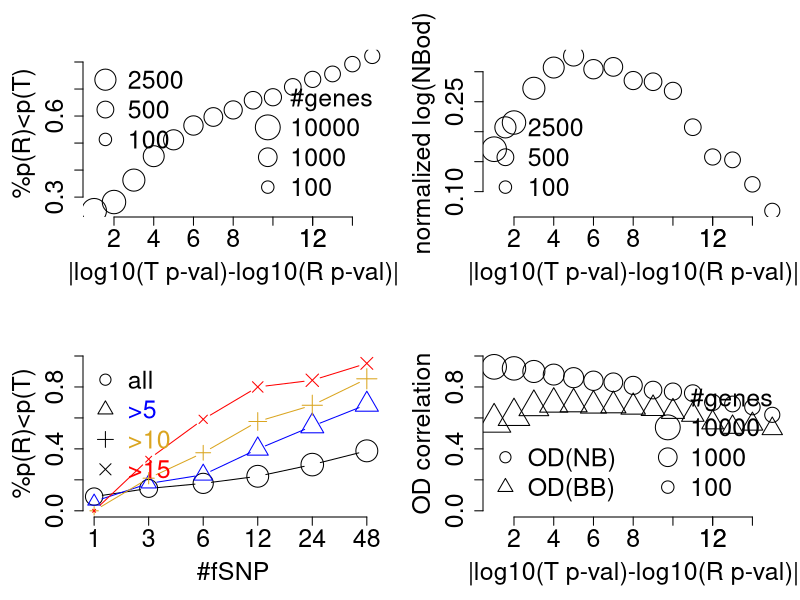
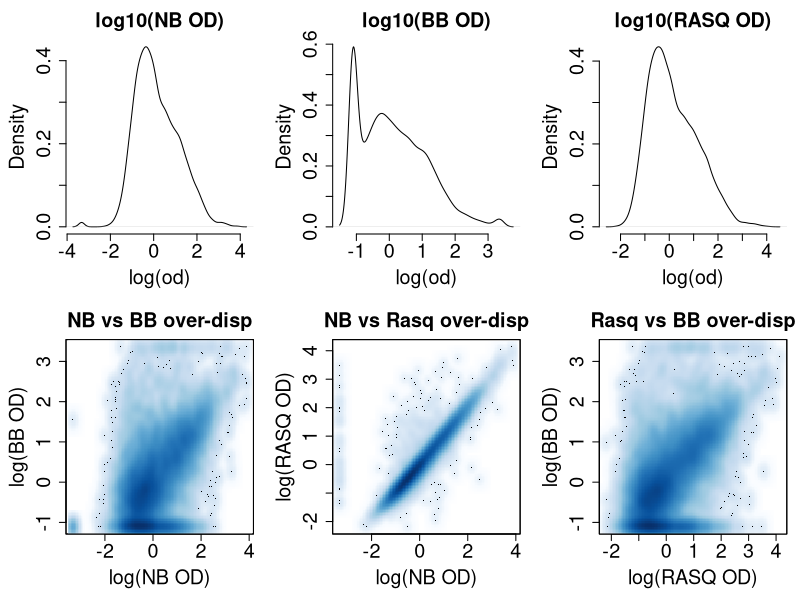
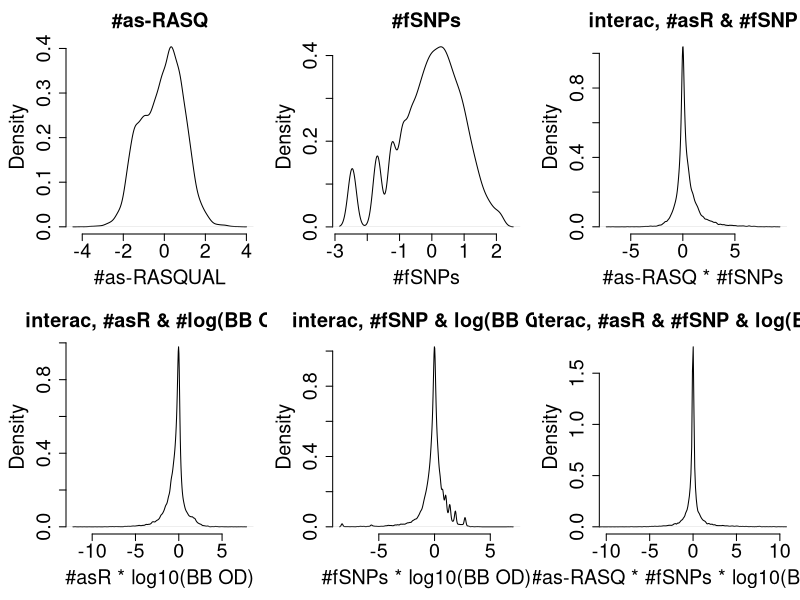
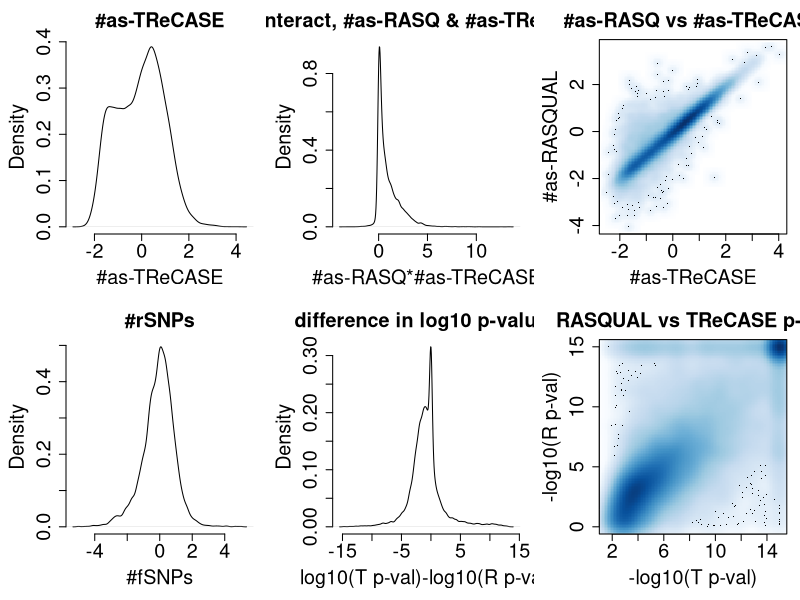
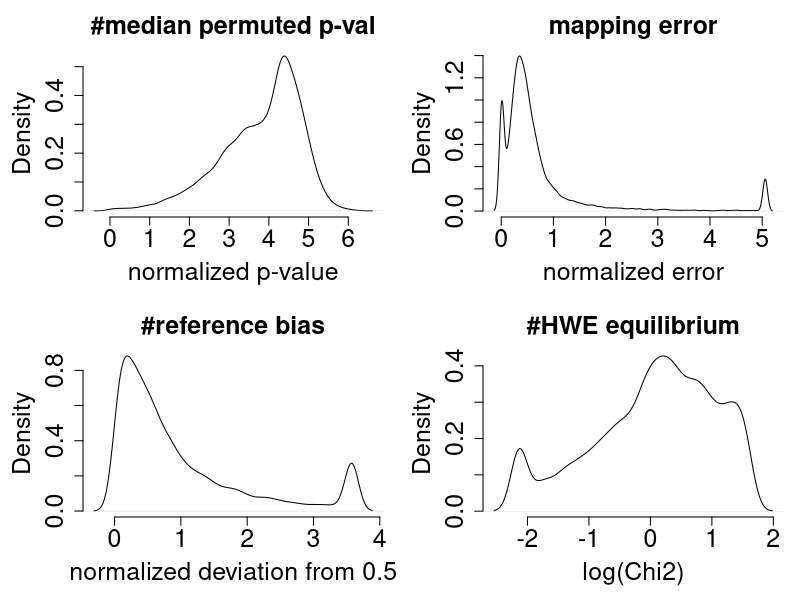

Here is the R script that generated these plots, in order:
## ---- chunk 1
rasq = read.csv("linear_model_cov.csv")
rasq = rasq[!is.na(rasq$pvalT),]
rasq$qvalR = 10^rasq$qval
rasq$qvalT[rasq$qvalT<1e-100] = 1e-100
rasq$qvalR[rasq$qvalR<1e-100] = 1e-100
rasq$pvalT[rasq$pvalT<1e-100] = 1e-100
rasq$pvalR[rasq$pvalR<1e-100] = 1e-100
dim(rasq)

#rasq$rnlt = -log10(rasq$qvalR)
#rasq$tnlt = -log10(rasq$qvalT)
rasq$rnlt = -log10(rasq$pvalR)
rasq$tnlt = -log10(rasq$pvalT)

cent = function(x){
  med = median(x)
  (x-med)
}
norm = function(x){
  sd = sd(x)
  x/sd
}

odNB = rasq$odNB; odNB[odNB<1e-3]=1e-3; odNB[odNB>8]=8; 
odBB = rasq$odBB; odBB[odBB<1e-3]=1e-3; odBB[odBB>8]=8
lodNB = cent(norm(log(odNB))); 
lodBB = cent(norm(log(odBB))); 
lodR = cent(norm(-log(rasq$OD)));



hiR = function(cuts, y){
   kp = abs(y)>cuts
   c(mean(y[kp]>0), sum(kp)) 
}
#show RASQUAL 
GfSNP = rasq$NfSNP
GfSNP[rasq$NfSNP>1]=3
GfSNP[rasq$NfSNP>2]=6
GfSNP[rasq$NfSNP>4]=12
GfSNP[rasq$NfSNP>8]=24
GfSNP[rasq$NfSNP>16]=48
cutoff = 25
rasq$rnlt[rasq$rnlt>cutoff] = cutoff
rasq$tnlt[rasq$tnlt>cutoff] = cutoff
y = rasq$rnlt-rasq$tnlt
z = y>0
kp0 = abs(y)>=0
kp1 = abs(y)>=1
kp5 = abs(y)>=5
kp10 = abs(y)>=10
kp15 = abs(y)>=15

ag0 = aggregate(z[kp0], by=list(GfSNP[kp0]), FUN=mean)
ag1 = aggregate(z[kp1], by=list(GfSNP[kp1]), FUN=mean)
ag5 = aggregate(z[kp5], by=list(GfSNP[kp5]), FUN=mean)
ag10 = aggregate(z[kp10], by=list(GfSNP[kp10]), FUN=mean)
ag15 = aggregate(z[kp15], by=list(GfSNP[kp15]), FUN=mean)

cg0 = aggregate(rep(1,sum(kp0)), by=list(GfSNP[kp0]), FUN=sum)
cg1 = aggregate(rep(1,sum(kp1)), by=list(GfSNP[kp1]), FUN=sum)
cg5 = aggregate(rep(1,sum(kp5)), by=list(GfSNP[kp5]), FUN=sum)
cg10 = aggregate(rep(1,sum(kp10)), by=list(GfSNP[kp10]), FUN=sum)
cg15 = aggregate(rep(1,sum(kp15)), by=list(GfSNP[kp15]), FUN=sum)
ind = 1:15
frR = sapply(ind, hiR, y=y)

numg = cors = cors2 = odnb = rep(0, length(ind))
for(i in ind){
  kpi = abs(y)>i
  numg[i] = sum(kpi)
  cors[i] = round((cor(lodR[kpi], lodNB[kpi])),2)
  cors2[i] = round((cor(lodR[kpi], lodBB[kpi])),2)
  odnb[i] = mean(lodNB[kpi])
}

## ---- chunk 2
cexes = 1.8
par(mfrow=c(2,2))
par(mar=c(5,5,3,1))

plot(ind, frR[1,], xlab="|log10(T p-val)-log10(R p-val)|", ylab="%p(R)<p(T)", 
main="", bty="n", cex.main=cexes, cex.lab=cexes, cex.axis=cexes, cex=log10(frR[2,]))
legend("bottomright", legend=c("#genes", 10^(4:2)), pt.cex=c(1, 4:2), 
       cex=cexes, bty="n", pch=c(NA, 1,1,1))
legend("topleft", legend=c(2500, 500, 100), pt.cex=log10(c(2500, 500, 100)), 
       cex=cexes, bty="n", pch=c(1,1,1))
axis(1, at=c(12), 12, cex.axis=cexes)

plot(ind, odnb, xlab="|log10(T p-val)-log10(R p-val)|", ylab="normalized log(NBod)", 
main="", bty="n", cex.main=cexes, cex.lab=cexes, cex.axis=cexes, cex=log10(frR[2,]))
legend("bottomleft", legend=c(2500, 500, 100), pt.cex=log10(c(2500, 500, 100)), 
       cex=cexes, bty="n", pch=c(1,1,1))
axis(1, at=c(12), 12, cex.axis=cexes)


x = 1:6
plot(x, ag0[,2], ylim=c(0,1), type="b", xlab="#fSNP", ylab="%p(R)<p(T)", 
      main="", bty="n", xaxt="n", cex=log10(cg0[,2]), 
      xlim=c(1,6.1), cex.main=cexes, cex.lab=cexes, cex.axis=cexes)
points(x, ag5[,2], col="blue", type="b", pch=2, cex=log10(cg5[,2]))
points(x, ag10[,2], col="goldenrod", type="b", pch=3, cex=log10(cg10[,2]))
points(x, ag15[,2], col="red", type="b", pch=4, cex=log10(cg15[,2]))
axis(1, at=x, ag0[,1], cex.lab=cexes, cex.axis=cexes)
legend("topleft", legend=c("all",">5", ">10", ">15"), 
text.col=c("black", "blue", "goldenrod", "red"), pch=c(1:4), bty="n", cex=cexes)


plot(ind, cors, cex=log10(numg), pch=1, bty="n", xlab="|log10(T p-val)-log10(R p-val)|", 
ylab="OD correlation", main="", cex.main=cexes, cex.lab=cexes, cex.axis=cexes, ylim=c(0,1))
points(ind, cors2, cex=log10(numg), pch=2)
axis(1, at=c(12), 12, cex.axis=cexes)
legend("bottomleft", c("OD(NB)", "OD(BB)"), bty="n", pch=c(1,2), cex=cexes)
legend("bottomright", legend=c("#genes", 10^(4:2)), 
       pt.cex=c(1, 4:2), cex=cexes, bty="n", pch=c(NA, 1,1,1))

## ---- chunk 3
#prepare covariates

#odNB = rasq$odNB; odNB[odNB<1e-3]=1e-3; odNB[odNB>8]=8; 
#odBB = rasq$odBB; odBB[odBB<1e-3]=1e-3; odBB[odBB>8]=8
#odBBf = odBB==1e-3
#nodNB = cent(norm(odNB))
#nodBB = cent(norm(odBB))
#nodNBB = nodNB*nodBB

NfSNP = rasq$NfSNP;
NfSNP[rasq$NfSNP>=60] = 60;
NfSNP = log(NfSNP)
NfSNP = cent(norm(NfSNP))

NrSNP = rasq$NrSNP;
NrSNP = log(NrSNP)
NrSNP = cent(norm(NrSNP))
NrSNP[NrSNP< -5] = -5
NrSNP[NrSNP> +5] =  5
#hist(NrSNP)

af = rasq$AF
af = norm(af)

hwec2 = rasq$HWEChisq; hwec2[hwec2<1e-2]=1e-2; hwec2[hwec2>30]=30;hwec2=log(hwec2)
hwec2 = norm(hwec2)

derr = rasq$DeltaErr; derr[derr<1e-10]=1e-10; derr[derr>0.01]=0.01
derr = norm(derr)
phib = abs(rasq$PhiBias-.5); phib[phib>.1]=.1
phib = norm(phib)

asT = rasq$asT
asT = cent(norm(log(asT)))

asR = cent(norm(log(rasq$asR)))

cutoff = 15
rasq$rnlt[rasq$rnlt>cutoff] = cutoff
rasq$tnlt[rasq$tnlt>cutoff] = cutoff
y = rasq$rnlt-rasq$tnlt


mpp = rasq$mpp
mpp[mpp<1e-5] = 1e-5
mpp = norm(mpp)

#interactions
i12 = asR*NfSNP
i13 = asR*lodBB
i23 = NfSNP*lodBB
i123 = asR*lodBB*NfSNP
#i123[i123< -10] = -10
#i123[i123>  10] = 10
ia14 = asT*asR
## ---- chunk 4
par(mfrow=c(2,3))
par(mar=c(5,5,3,1))

plot(density(lodNB), bty="n", main="log10(NB OD)", xlab="log(od)", cex.main=cexes, cex.lab=cexes, cex.axis=cexes)
plot(density(lodBB), bty="n", main="log10(BB OD)", xlab="log(od)", cex.main=cexes, cex.lab=cexes, cex.axis=cexes)
plot(density(lodR), bty="n", main="log10(RASQ OD)", xlab="log(od)", cex.main=cexes, cex.lab=cexes, cex.axis=cexes)
smoothScatter(lodNB, lodBB, main="NB vs BB over-disp", xlab="log(NB OD)", ylab="log(BB OD)", cex.main=cexes, cex.lab=cexes, cex.axis=cexes)
smoothScatter(lodNB, lodR, main="NB vs Rasq over-disp", xlab="log(NB OD)", ylab="log(RASQ OD)", cex.main=cexes, cex.lab=cexes, cex.axis=cexes)
smoothScatter(lodR, lodBB, main="Rasq vs BB over-disp", xlab="log(RASQ OD)", ylab="log(BB OD)", cex.main=cexes, cex.lab=cexes, cex.axis=cexes)


## ---- chunk 5
par(mfrow=c(2,3))
par(mar=c(5,5,3,1))

plot(density(asR), bty="n", main="#as-RASQ", xlab="#as-RASQUAL", cex.main=cexes, cex.lab=cexes, cex.axis=cexes)
plot(density(NfSNP), bty="n", main="#fSNPs", xlab="#fSNPs", cex.main=cexes, cex.lab=cexes, cex.axis=cexes)
#plot(density(NrSNP), bty="n", main="#rSNPs", xlab="#fSNPs", cex.main=cexes, cex.lab=cexes, cex.axis=cexes)
plot(density(i12), bty="n", main="interac, #asR & #fSNP", 
     xlab="#as-RASQ * #fSNPs", cex.main=cexes, cex.lab=cexes, cex.axis=cexes)
plot(density(i13), bty="n", main="interac, #asR & #log(BB OD)", 
     xlab="#asR * log10(BB OD)", cex.main=cexes, cex.lab=cexes, cex.axis=cexes)
plot(density(i23), bty="n", main="interac, #fSNP & log(BB OD)", 
     xlab="#fSNPs * log10(BB OD)", cex.main=cexes, cex.lab=cexes, cex.axis=cexes)
plot(density(i123), bty="n", main="interac, #asR & #fSNP & log(BB OD0", xlim=c(-10,10),
     xlab="#as-RASQ * #fSNPs * log10(BB OD)", , cex.main=cexes, cex.lab=cexes, cex.axis=cexes)

## ---- chunk 6
par(mfrow=c(2,3))
par(mar=c(5,5,3,1))

plot(density(asT), bty="n", main="#as-TReCASE", 
     xlab="#as-TReCASE", cex.main=cexes, cex.lab=cexes, cex.axis=cexes)
plot(density(ia14), bty="n", main="interact, #as-RASQ & #as-TReCASE", 
     xlab="#as-RASQ*#as-TReCASE", cex.main=cexes, cex.lab=cexes, cex.axis=cexes)
smoothScatter(asT, asR, bty="n", main="#as-RASQ vs #as-TReCASE", 
              xlab="#as-TReCASE", ylab="#as-RASQUAL", cex.main=cexes, cex.lab=cexes, cex.axis=cexes)

plot(density(NrSNP), bty="n", main="#rSNPs", 
     xlab="#fSNPs", cex.main=cexes, cex.lab=cexes, cex.axis=cexes)
plot(density(y), bty="n", main="difference in log10 p-values", 
     xlab="log10(T p-val)-log10(R p-val)", cex.main=cexes, cex.lab=cexes, cex.axis=cexes)
smoothScatter(rasq$tnlt, rasq$rnlt, bty="n", main="RASQUAL vs TReCASE p-val", 
              xlab="-log10(T p-val)", ylab="-log10(R p-val)", cex.main=cexes, cex.lab=cexes, cex.axis=cexes)
#rasq$rnlt-rasq$tnlt") - negative implies TReCASE is more significant

## ---- chunk 7
par(mfrow=c(2,2))
par(mar=c(5,5,3,1))
plot(density(mpp), bty="n", main="#median permuted p-val", 
     xlab="normalized p-value", cex.main=cexes, cex.lab=cexes, cex.axis=cexes)
plot(density(derr), bty="n", main="mapping error", 
     xlab="normalized error", cex.main=cexes, cex.lab=cexes, cex.axis=cexes)
plot(density(phib), bty="n", main="#reference bias", 
     xlab="normalized deviation from 0.5", cex.main=cexes, cex.lab=cexes, cex.axis=cexes)
plot(density(hwec2), bty="n", main="#HWE equilibrium", 
     xlab="log(Chi2)", cex.main=cexes, cex.lab=cexes, cex.axis=cexes)
## ---- chunk 8
#a function to fit model on a subset of genes

subset_fit = function(kp, digits=3){
  nms = c("log(OD_BB)", "ASReC_R", "n-fSNP", "ASReC_R:n-SNP", "ASReC_R:log(OD_BB)",
   "n-fSNP:log(OD_BB)", "ASReC_R:n-fSNP:log(OD_BB)", "n-rSNP", "log(OD_NB)",
   "ASReC_T", "ASReC_T:ASReC_R", "AF", "Chi2-HWEC", "Map.Err", "Ref.Bias", "Med(perm-p)") 
  lm.2 = lm(y[kp]~lodBB[kp]+asR[kp]+NfSNP[kp]
             +i12[kp]+i13[kp]+i23[kp]+i123[kp]
             +NrSNP[kp]+lodNB[kp]+asT[kp]+ia14[kp]
             +af[kp]+hwec2[kp]+derr[kp]+phib[kp]+mpp[kp])
  names(lm.2$coefficients)[-1] = nms
  
  
  
  library(car)
  an.1 = anova(lm.2)
  tss = sum(an.1[,2])
  an.3 = Anova(lm.2, type="3")
  ano3 = cbind(round(100*an.3[,1]/tss,digits-2), format(an.3[,4], scientific=T, digits=digits-1))[-1,]
  
  
  lm.m0 = lm(y[kp]~1)
  lm.m1 = lm(y[kp]~lodBB[kp])
  lm.m2 = lm(y[kp]~asR[kp])
  lm.m3 = lm(y[kp]~NfSNP[kp])
  lm.m4 = lm(y[kp]~i12[kp])
  lm.m5 = lm(y[kp]~i13[kp])
  lm.m6 = lm(y[kp]~i23[kp])
  lm.m7 = lm(y[kp]~i123[kp])
  lm.m8 = lm(y[kp]~NrSNP[kp])
  lm.m9 = lm(y[kp]~lodNB[kp])
  lm.m10 = lm(y[kp]~asT[kp])
  lm.m11 = lm(y[kp]~ia14[kp])
  
  lm.m12 = lm(y[kp]~af[kp])
  lm.m13 = lm(y[kp]~hwec2[kp])
  lm.m14 = lm(y[kp]~derr[kp])
  lm.m15 = lm(y[kp]~phib[kp])
  lm.m16 = lm(y[kp]~mpp[kp])
  
  mr2 = 
  c(round(summary(lm.m0)$r.squared*100,digits-2), lm.m0$coef[1], summary(lm.m0)$coefficients[1,4],
  round(summary(lm.m1)$r.squared*100,digits-2), lm.m1$coef[2], summary(lm.m1)$coefficients[2,4],
  round(summary(lm.m2)$r.squared*100,digits-2), lm.m2$coef[2], summary(lm.m2)$coefficients[2,4],
  round(summary(lm.m3)$r.squared*100,digits-2), lm.m3$coef[2], summary(lm.m3)$coefficients[2,4],
  round(summary(lm.m4)$r.squared*100,digits-2), lm.m4$coef[2], summary(lm.m4)$coefficients[2,4],
  round(summary(lm.m5)$r.squared*100,digits-2), lm.m5$coef[2], summary(lm.m5)$coefficients[2,4],
  round(summary(lm.m6)$r.squared*100,digits-2), lm.m6$coef[2], summary(lm.m6)$coefficients[2,4],
  round(summary(lm.m7)$r.squared*100,digits-2), lm.m7$coef[2], summary(lm.m7)$coefficients[2,4],
  round(summary(lm.m8)$r.squared*100,digits-2), lm.m8$coef[2], summary(lm.m8)$coefficients[2,4],
  round(summary(lm.m9)$r.squared*100,digits-2), lm.m9$coef[2], summary(lm.m9)$coefficients[2,4],
  round(summary(lm.m10)$r.squared*100,digits-2), lm.m10$coef[2], summary(lm.m10)$coefficients[2,4],
  round(summary(lm.m11)$r.squared*100,digits-2), lm.m11$coef[2], summary(lm.m11)$coefficients[2,4],
  round(summary(lm.m12)$r.squared*100,digits-2), lm.m12$coef[2], summary(lm.m12)$coefficients[2,4],
  round(summary(lm.m13)$r.squared*100,digits-2), lm.m13$coef[2], summary(lm.m13)$coefficients[2,4],
  round(summary(lm.m14)$r.squared*100,digits-2), lm.m14$coef[2], summary(lm.m14)$coefficients[2,4],
  round(summary(lm.m15)$r.squared*100,digits-2), lm.m15$coef[2], summary(lm.m15)$coefficients[2,4],
  round(summary(lm.m16)$r.squared*100,digits-2), lm.m16$coef[2], summary(lm.m16)$coefficients[2,4])
  mr2 = t(matrix(mr2, nrow=3))
  
  tab = summary(lm.2)$coef
  tab[,1] = round(tab[,1],digits)
  tab[,2] = round(tab[,2],digits)
  tab = tab[,-3]
  tab = cbind(tab, mr2[,2], mr2[,3])
  tab[,3] = format(as.numeric(tab[,3]), scientific=T, digits=2)
  tab[,4] = round(as.numeric(tab[,4]), digits)
  tab[,5] = format(as.numeric(tab[,5]), scientific=T, digits=2)
  colnames(tab) = c("Est", "SE", "P-val", "Marg.Est", "Marg.P")
  #tab
  
  ano = an.1
  ano[,3] = round(100*ano[,2]/tss,digits-2)
  ano[,5] = format(ano[,5], scientific=T, digits=2)
  ano[,2] = round(ano[,2])
  ano = cbind(ano[,-c(1,4)], ano3)
  ano = ano[-17,]
  ano = cbind(ano, mr2[-1,1])
  rownames(ano) = names(lm.2$coefficients)[-1]
  colnames(ano)=c("SumSq", "Typ1per", "T1P-val", "Typ3per", "T3P-val", "Marg.R")
  #ano
  list(tab=tab, ano=ano, r2=summary(lm.2)$r.squared)
}


## ---- chunk 9
#with several cutoffs
#kp = abs(y)>=(cutoff-5)
cutsub = 0
kp = abs(y)>=cutsub
sum(kp)
resA = subset_fit(kp, digits=3)

resA$tab
resA$ano
resA$r2

write.csv(resA$ano, sprintf("anova_cut%s.csv", cutsub), quote=F)
write.csv(resA$tab, sprintf("model_cut%s.csv", cutsub), quote=F)

## ---- chunk 10
cutsub = 5
kp = abs(y)>=cutsub
sum(kp)
resA = subset_fit(kp)

resA$tab
resA$ano
resA$r2

write.csv(resA$ano, sprintf("anova_cut%s.csv", cutsub), quote=F)
write.csv(resA$tab, sprintf("model_cut%s.csv", cutsub), quote=F)

## ---- chunk 11
cutsub = cutoff-5
kp = abs(y)>=cutsub
sum(kp)
resA = subset_fit(kp)

resA$tab
resA$ano
resA$r2

write.csv(resA$ano, sprintf("anova_cut%s.csv", cutsub), quote=F)
write.csv(resA$tab, sprintf("model_cut%s.csv", cutsub), quote=F)

## ---- chunk 12
cutsub = 10
kp = abs(y)<cutsub
sum(kp)
resA = subset_fit(kp)

resA$tab
resA$ano
resA$r2

write.csv(resA$ano, sprintf("anova_less%s.csv", cutsub), quote=F)
write.csv(resA$tab, sprintf("model_less%s.csv", cutsub), quote=F)
## ---- chunk 13
cutsub = 5
kp = abs(y)<cutsub
sum(kp)
resA = subset_fit(kp)

resA$tab
resA$ano
resA$r2

write.csv(resA$ano, sprintf("anova_less%s.csv", cutsub), quote=F)
write.csv(resA$tab, sprintf("model_less%s.csv", cutsub), quote=F)
